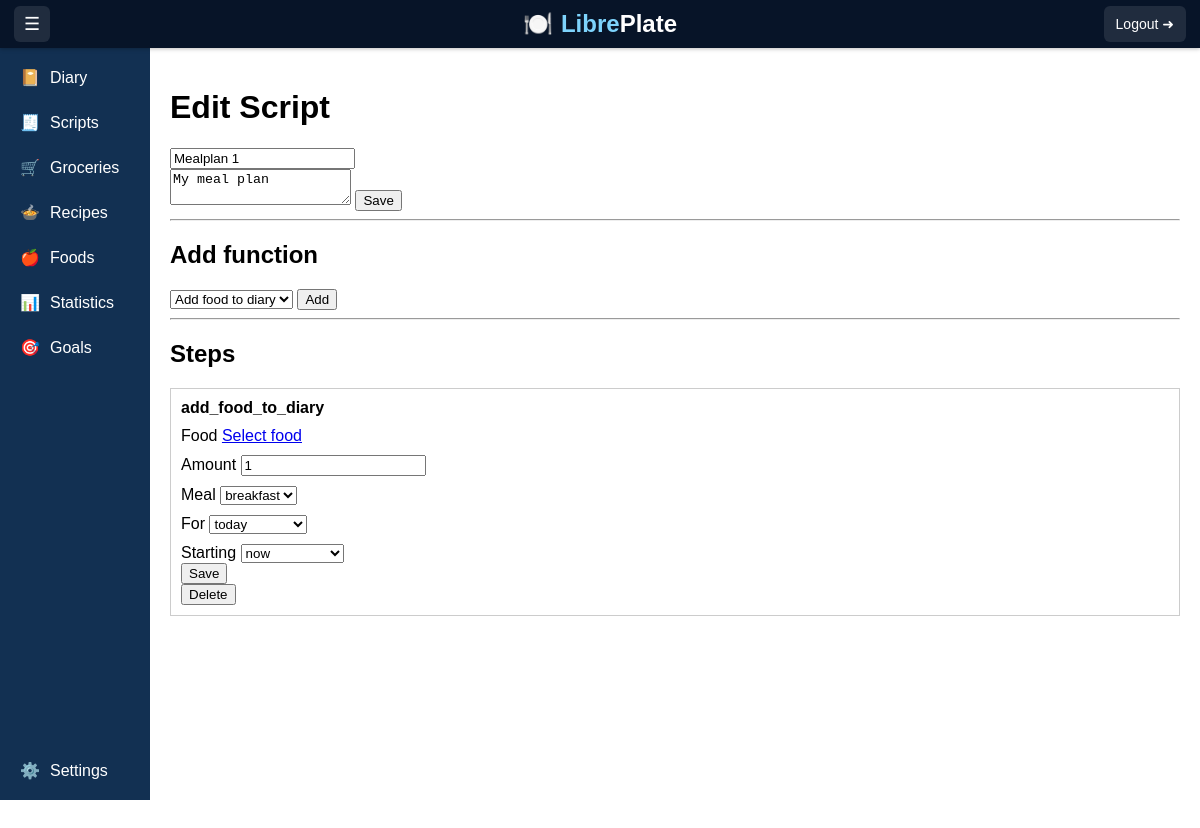
Page /scripts/1/edit/ (signed in) on the committed database.
### scripts/models.py (models this page shows, shortened)
class Script(models.Model):
    user = models.ForeignKey(User, on_delete=models.CASCADE, related_name="scripts")
    name = models.CharField(max_length=255)
    description = models.TextField(blank=True)
    created_at = models.DateTimeField(auto_now_add=True)
    updated_at = models.DateTimeField(auto_now=True)

class ScriptStep(models.Model):
    script = models.ForeignKey(Script, on_delete=models.CASCADE, related_name="steps")
    order = models.PositiveIntegerField(default=0)
    function_key = models.CharField(max_length=100)
    config = models.JSONField(default=dict)
    class Meta:
        ordering = ["order"]

### scripts/views.py (the view)
# urls.py: path("<int:script_id>/edit/", views.edit_script, name="edit_script"),
@login_required
def edit_script(request, script_id):
    script = get_object_or_404(Script, id=script_id, user=request.user)
    if request.method == "POST":
        script.name = request.POST.get("name")
        script.description = request.POST.get("description")
        script.save()
    return render(
        request,
        "scripts/script_edit.html",
        {"script": script, "functions": SCRIPT_FUNCTIONS},
    )

### scripts/templatetags/script_extras.py (called while the page is built)
@register.filter
def get_item(dictionary, key):
    if not dictionary:
        return None
    return dictionary.get(key)

### scripts/templates/scripts/script_edit.html (shortened to what this page needs)
{% extends "base.html" %}
{% load script_extras %}
{% block content %}
<h1>Edit Script</h1>
<form method="post">
    <input type="text" name="name" value="{{ script.name }}">
    <br>
    <textarea name="description">{{ script.description }}</textarea>
    <button type="submit">Save</button>
</form>
<hr>
<h2>Add function</h2>
<form method="post" action="{% url 'add_step' script.id %}">
    <select name="function_key">
        {% for key, func in functions.items %}
            <option value="{{ key }}">
                {{ func.name }}
            </option>
        {% endfor %}
    </select>
    <button type="submit">Add</button>
</form>
<hr>
<h2>Steps</h2>
{% for step in script.steps.all %}
<div style="border:1px solid #ccc; padding:10px; margin-bottom:10px;">
    <form method="post" action="{% url 'update_step' step.id %}">
        <b>{{ step.function_key }}</b>
        {% with func=functions|get_item:step.function_key %}
        {% for field in func.fields %}
            <div style="margin-top:10px;">
                <label>{{ field.label }}</label>
                {% if field.type == "integer" %}
                    <input type="number"
                           name="{{ field.name }}"
                           value="{{ step.config|get_item:field.name|default:field.default }}">
                {% elif field.type == "choice" %}
                    <select name="{{ field.name }}">
                        {% for option in field.choices %}
                            <option value="{{ option }}"
                            >
                                {{ option }}
                            </option>
                        {% endfor %}
                    </select>
                {% elif field.type == "food" %}
                    {% with food_id=step.config|get_item:field.name %}
                        {% if food_id %}
                            {% with food_obj=None %}
                                {% for f in foods %}
                                    {% if f.id == food_id %}
                                    {% endif %}
                                {% endfor %}
                            {% endwith %}
                            <a class="food-button"
                            href="{% url 'foods' %}?select_step={{ step.id }}">
                                {{ food_obj.name|default:"Change food" }}
                            </a>
                        {% else %}
                            <a class="food-button"
                            href="{% url 'foods' %}?select_step={{ step.id }}">
                                Select food
                            </a>
                        {% endif %}
                    {% endwith %}
                {% endif %}
            </div>
        {% endfor %}
        {% endwith %}
        <button type="submit">Save</button>
    </form>
    <form method="post" action="{% url 'delete_step' step.id %}">
        <button type="submit">Delete</button>
    </form>
</div>
{% endfor %}
{% endblock %}

### templates/base.html (style rules this page uses)
html, body { margin: 0; height: 100%; font-family: Arial, sans-serif; }
body { margin: 0; height: 100vh; }

### rows in the picture
Script: name "Mealplan 1", description "My meal plan"
ScriptStep: function_key "add_food_to_diary", label "Food" "Amount" "Meal" "For" "Starting", amount "1"

### other values in the picture
form field function_key "Add food to diary"
form field meal "breakfast"
form field for "today"
form field starting "now"
